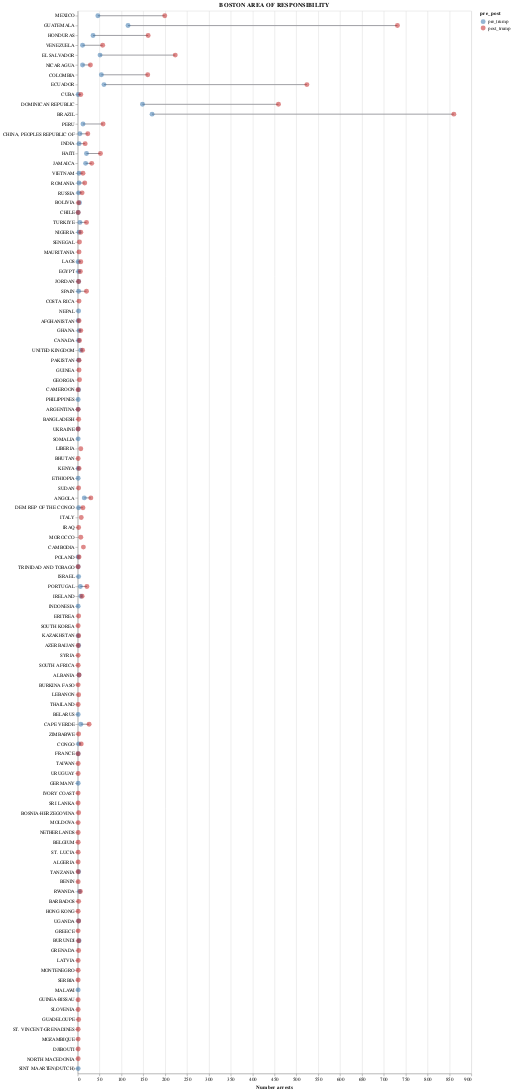

The cell this chart's notebook holds for it:
### Code cell
country_pre_post_plot('BOSTON AREA OF RESPONSIBILITY')

### Figure 1 — Vega-Lite specification as saved in the notebook (floating-point values rounded to 4 significant figures; data arrays with more than 128 entries replaced by an {"elided": "..."} marker saying what was removed)
{"config": {"view": {"continuousWidth": 300, "continuousHeight": 300}}, "layer": [{"mark": {"type": "line", "color": "#9E9EA3"}, "encoding": {"detail": {"field": "citizenship_country", "type": "nominal"}, "x": {"field": "num_arrests", "type": "quantitative"}, "y": {"field": "citizenship_country", "sort": {"elided": "187 str values"}, "type": "nominal"}}}, {"mark": {"type": "point", "filled": true, "opacity": 0.5, "size": 100}, "encoding": {"color": {"field": "pre_post", "scale": {"domain": ["pre_trump", "post_trump"], "range": ["#2a6ca8", "#bf1515"]}, "type": "nominal"}, "x": {"field": "num_arrests", "title": "Number arrests", "type": "quantitative"}, "y": {"field": "citizenship_country", "sort": {"elided": "187 str values"}, "title": "", "type": "nominal"}}, "title": "BOSTON AREA OF RESPONSIBILITY"}], "data": {"name": "data-5b8226890403728379970188290d6c4b"}, "width": 800, "$schema": "https://vega.github.io/schema/vega-lite/v5.20.1.json", "datasets": {"data-5b8226890403728379970188290d6c4b": {"elided": "160 records"}}}
